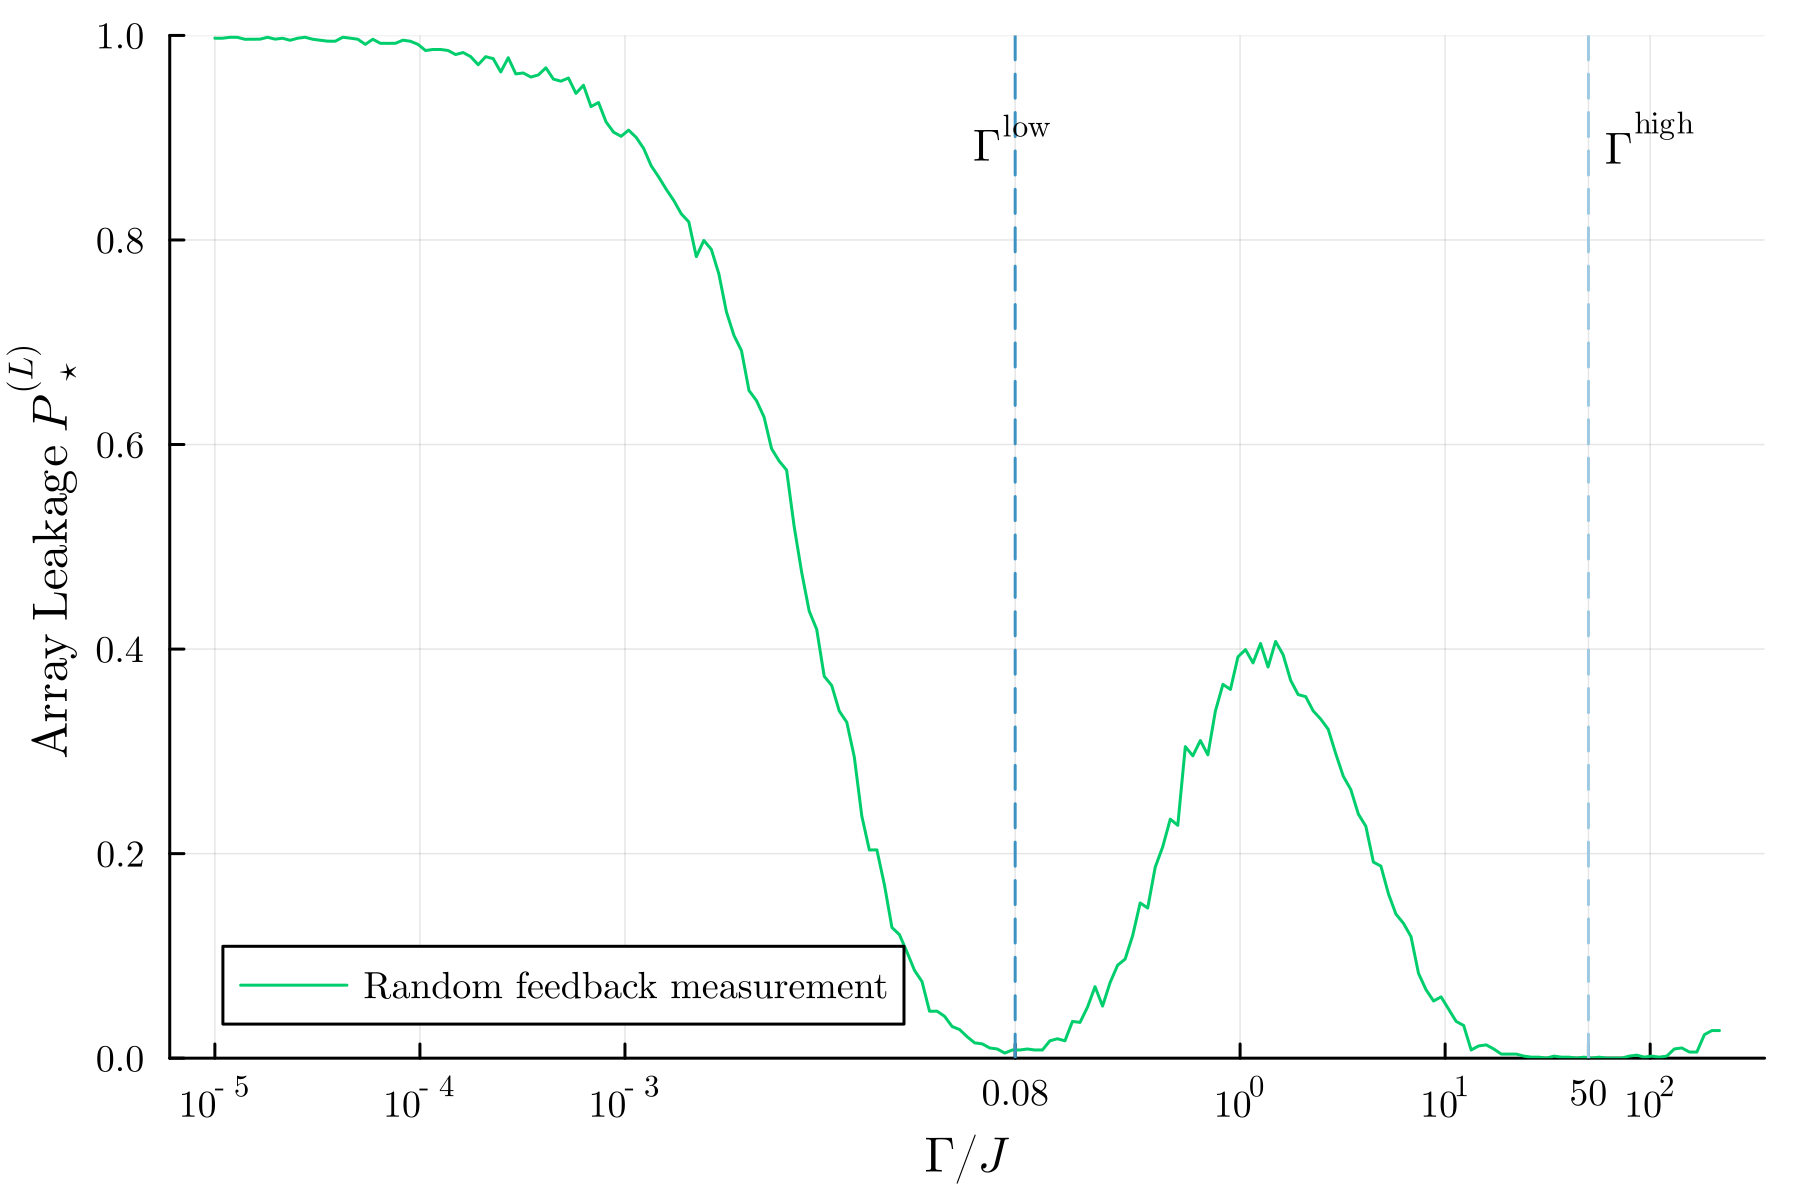

Julia code for this plot:
using JLD2
using Plots
using PlotAndSave
using LRUFigureColors
using LaTeXStrings

function make_plot()
    path = @__DIR__
    plotinfo = load(joinpath(dirname(path), "data.jld2"), "plotinfo")
    pl = plot(xaxis = :log10,
    xticks = ([10^-5, 10^-4, 10^-3, 10^0, 10^1, 10^2, 0.08, 50], ["10^{-5}", "10^{-4}", "10^{-3}", "10^{0}", "10^{1}",  "10^{2}", "0.08", "50"]),
    dpi = 300,
    xlabel = L"$\Gamma / J$",
    # ylabel = L"$\sum_{\ell} \left\langle \hat{n}_\ell(\hat{n}_\ell-\hat{I})/2 \right\rangle$",
    ylabel = L"$\textrm{Array \ Leakage} \ P_\star^{(L)}$",
    legend = :bottomleft,
    ylims = (0, 1)
    )
    for line in values(plotinfo.lines)
        plot!(pl, line.x, line.y / 2, label = "Random feedback measurement", color = color_periodic)
    end
    vline!(pl, [0.08], color = color_small_msr, ls = :dash, label = "")
    vline!(pl, [50], color = color_high_msr, ls = :dash, label = "")

    annotate!(pl, ((0.53, 0.9), text(L"\Gamma_{\textrm{}}^{\textrm{low}}", 10, "Computer Modern")))
    annotate!(pl, ((0.93, 0.9), text(L"\Gamma_{\textrm{}}^{\textrm{high}}", 10, "Computer Modern")))

    savefig(pl, joinpath(path, "paper_plot.png"))
    savefig(pl, joinpath(path, "rnd_msr_optimal_spots.svg"))
    return pl
end

make_plot()
